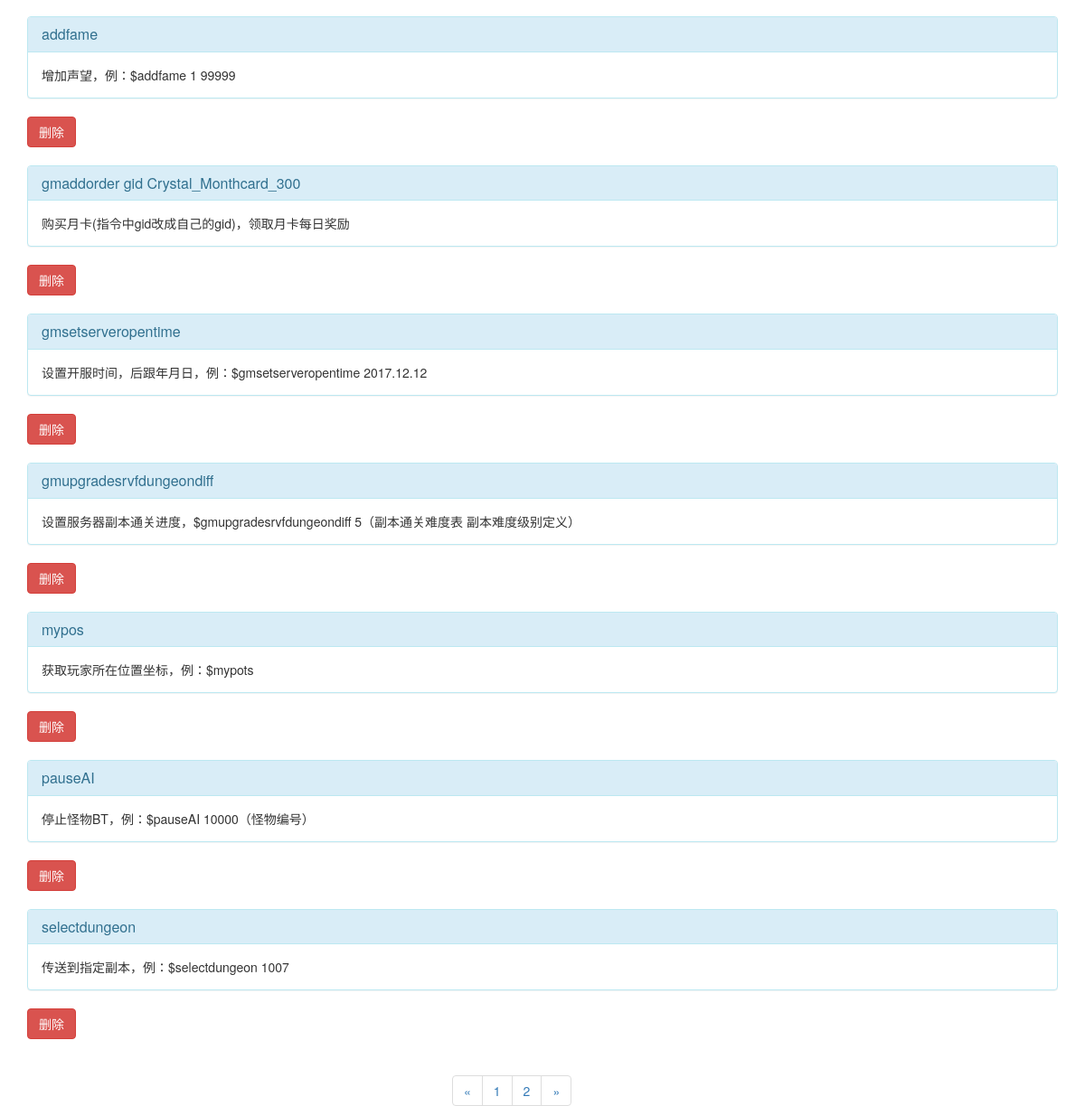
Page / (signed in, lower part) on the earlier database version.
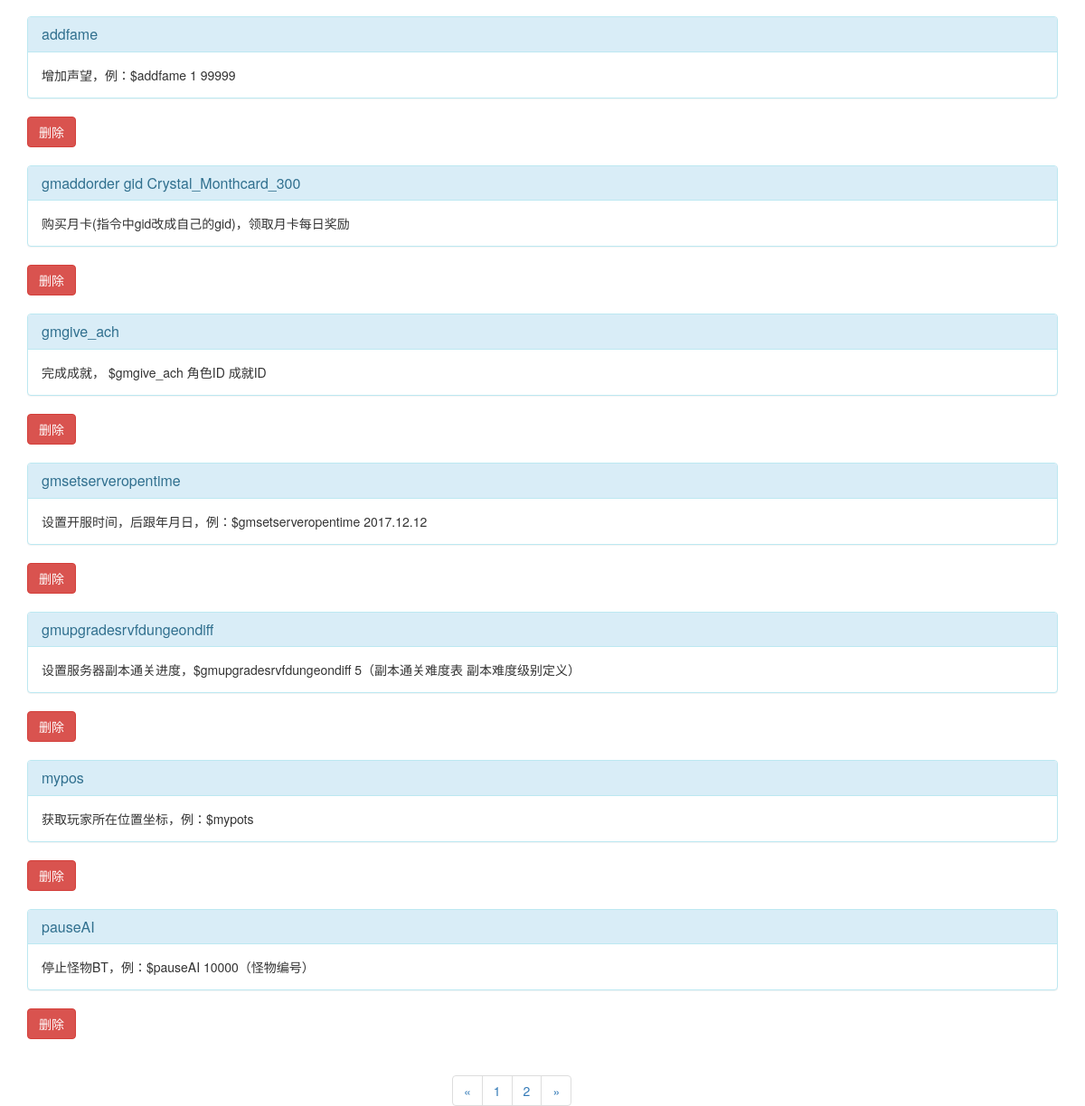
Same page on the later database version.
### app/models.py (models this page shows)
class Post(db.Model):
    __tablename__ = 'posts'
    gm = db.Column(db.String(128), primary_key = True)
    info = db.Column(db.Text)
    timestamp = db.Column(db.DateTime, index=True, default = datetime.utcnow)
    author_id = db.Column(db.Integer, db.ForeignKey('users.id'))

### app/main/views.py (the view, shortened to what this page needs)
@main.route('/', methods = ['GET','POST'])
def index():
    try:
        if current_user.is_login():
            pass
    except:
            return redirect(url_for('auth.login'))
    form1 = PostForm()
    if request.method == 'POST':
        delete_gm = request.form['for_query']
        delete_gm_find = Post.query.filter_by(gm=delete_gm).first()
        db.session.delete(delete_gm_find)
        return redirect(url_for('.index'))
    page = request.args.get('page', 1, type=int)
    pagination = Post.query.order_by('gm').paginate(page,POSTS_PER_PAGE,False)
    posts = pagination.items
    return render_template('index.html', form=form1,posts = posts,pagination=pagination)

### app/models.py (called while the page is built)
@login_manager.user_loader
def load_user(user_id):
    return User.query.get(int(user_id))

    def is_shakboo(self):
        if self.username == "shakboo":
            return True
        return False

    def is_login(self):
        return True

### app/templates/index.html (shortened to what this page needs)
{% extends "base.html" %}
{% import "bootstrap/wtf.html" as wtf %}
{% block page_content %}
{% if current_user.is_shakboo() %}
<br>
{% endif %}
<br>
<div class="posts">
    {% for post in posts %}
    <form class="post" method="post" action="{{ url_for('main.index') }}">
        <div class="panel panel-info">
            <div class="panel-heading">
                <h3 class="panel-title gm-exist">{{ post.gm }}</h3>
            </div>
            <div class="panel-body info-exist">{{ post.info }}</div>
        </div>
        {% if current_user.is_shakboo() %}
            <button class="btn btn-danger btn-query" type="submit" name="delete"><a style="text-decoration:none"><font style="color:white"> 删除</font></a></button>
        {% endif %}
    </form>
        {% if current_user.is_shakboo() %}
            <br>
        {% endif %}
    {% endfor %}
</div>
<ul class="pagination center-block" style="width:200px">
    <li>
        <a href="{% if pagination.has_prev %}{{url_for('.index',page=pagination.page-1)}}{% else %}#{% endif %}" >«</a>
    </li>
        {% for p in pagination.iter_pages() %}
            <li>
            <a href="{{ url_for('.index',page=p)}}">{{p}}</a>
            </li>
        {% endfor %}
    <li>
        <a href="{%if pagination.has_next %}{{url_for('.index',page=pagination.page+1)}}{% else %}#{% endif %}" >»</a>
    </li>
</ul>
{% endblock %}

### app/templates/base.html (shortened to what this page needs)
{% extends "bootstrap/base.html" %}
{% block content %}
<div class="container">
    {% block page_content %}{% endblock %}
</div>
{% endblock %}

Differences in the rows shown:
no longer on this page (row unchanged): Post: gm "selectdungeon", info "传送到指定副本，例：$selectdungeon 1007"
added Post: gm "gmgive_ach", info "完成成就， $gmgive_ach 角色ID 成就ID"
